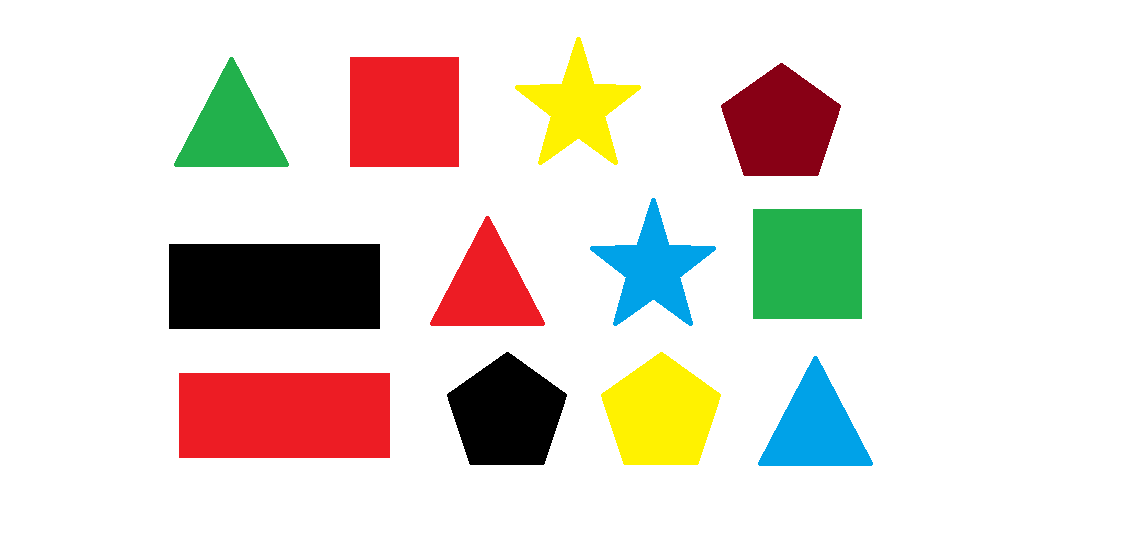
#> input picture Daniel Nascimento/Tarefa Visão/objects.png, 1137 x 533 px
$ python detect.py
#> lines starting #> are read from the running program, lines starting #| are printed output that depends on the picture; after the words box and inside, x2 and y2 are one past the last pixel; in counts of white or black regions, pixels touching at a corner belong together
import cv2
import numpy as np

img = cv2.imread('objects.png')
#> img is the input picture: shape (533, 1137, 3); mean B, G, R 214, 221, 228.3
hsv_img = cv2.cvtColor(img, cv2.COLOR_BGR2HSV)
#> hsv_img: shape (533, 1137, 3); mean H, S, V 18.5, 36, 237.6

lower_red = np.array([169, 215, 227],np.uint8)
upper_red = np.array([189, 235, 247],np.uint8)
lower_black = np.array([0, 0, 0],np.uint8)
upper_black = np.array([10, 10, 10],np.uint8)
lower_blue = np.array([89, 245, 222],np.uint8)
upper_blue = np.array([109, 255, 242],np.uint8)

mask_red = cv2.inRange(hsv_img, lower_red, upper_red)
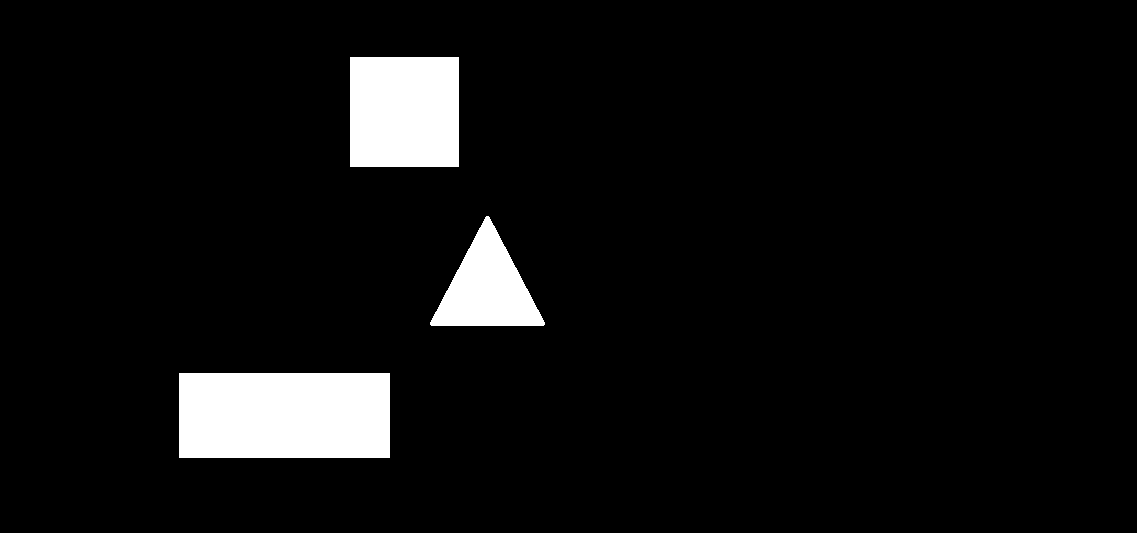
#> mask_red: shape (533, 1137); 6% white; 3 white regions, box (x1, y1, x2, y2) and area: (179, 373, 390, 458) 17935, (350, 57, 459, 167) 11990, (430, 216, 545, 326) 6661

mask_black = cv2.inRange(hsv_img, lower_black, upper_black)
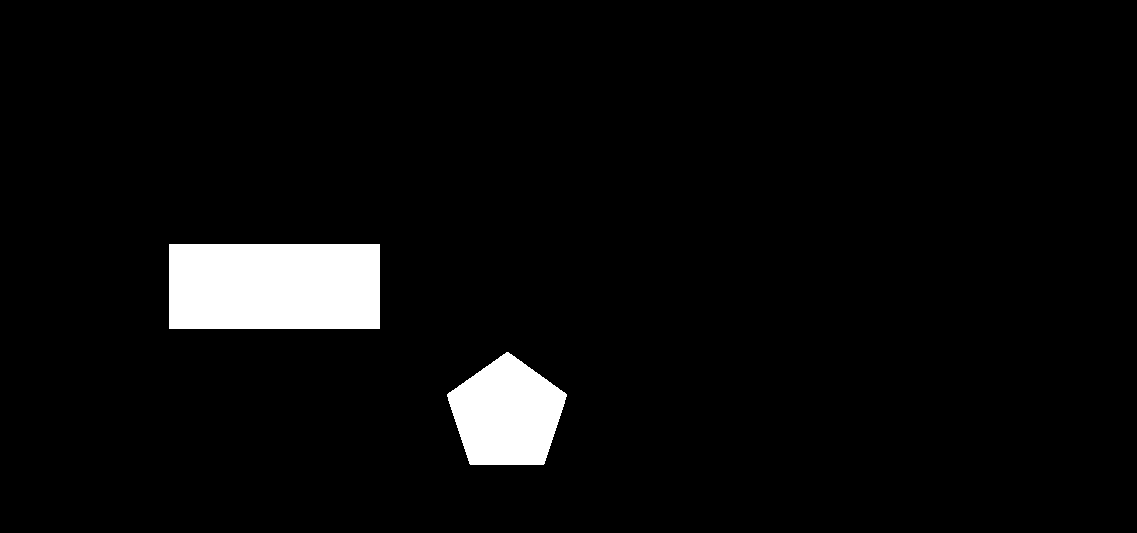
#> mask_black: shape (533, 1137); 4.5% white; 2 white regions, box (x1, y1, x2, y2) and area: (169, 244, 380, 329) 17935, (447, 352, 567, 465) 9491

mask_blue = cv2.inRange(hsv_img, lower_blue, upper_blue)
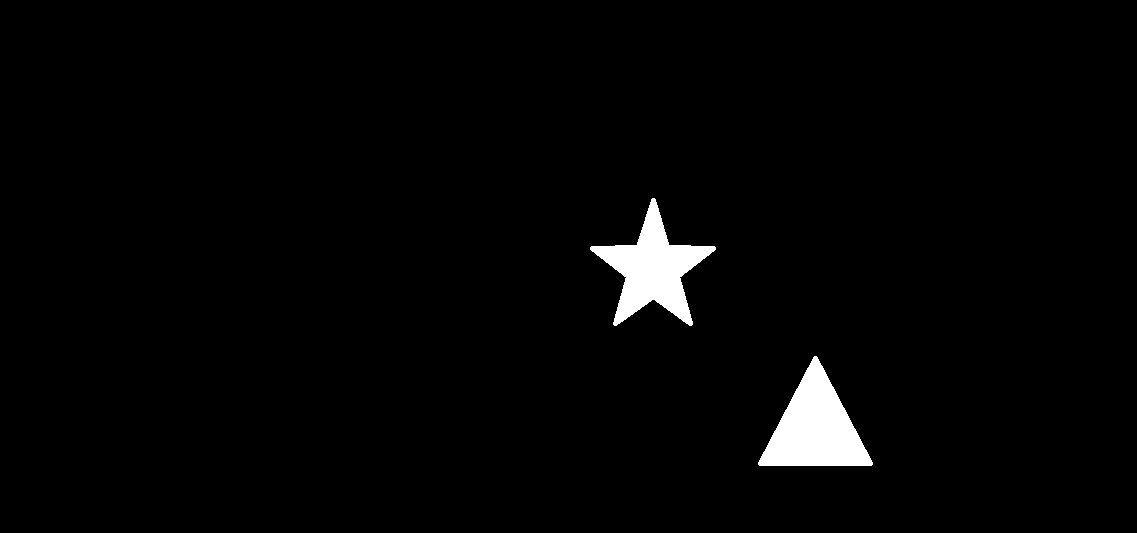
#> mask_blue: shape (533, 1137); 2.1% white; 2 white regions

contours_red, _ = cv2.findContours(mask_red, cv2.RETR_EXTERNAL, cv2.CHAIN_APPROX_SIMPLE)
#> contours_red = 3 contours; box (x1, y1, x2, y2) and area: (179, 373, 390, 458) 17640, (350, 57, 459, 167) 11772, (430, 216, 545, 326) 6494
contours_black, _ = cv2.findContours(mask_black, cv2.RETR_EXTERNAL, cv2.CHAIN_APPROX_SIMPLE)
#> contours_black = 2 contours; box (x1, y1, x2, y2) and area: (169, 244, 380, 329) 17640, (447, 352, 567, 465) 9324
contours_blue, _ = cv2.findContours(mask_blue, cv2.RETR_EXTERNAL, cv2.CHAIN_APPROX_SIMPLE)
#> contours_blue = 2 contours; box (x1, y1, x2, y2) and area: (758, 356, 873, 466) 6494, (590, 198, 716, 326) 6020

for cnt_red in contours_red:
    approx = cv2.approxPolyDP(cnt_red, 0.04 * cv2.arcLength(cnt_red, True), True)
    if len(approx) == 4:
            x, y, w, h = cv2.boundingRect(approx)
            if abs(w-h) < 1.5:
                quadrado_vermelho = img[y: y + h, x: x + w]
                quadrado_vermelho = cv2.resize(quadrado_vermelho, (100, 100),interpolation = cv2.INTER_AREA)
                cv2.imwrite('quadrado_vermelho.png', quadrado_vermelho)
#> this loop made 3 passes
#> (approx, x, y, w, h) on passes 1, 3: ([[179, 373], [179, 457], [389, 457], [389, 373]], 179, 373, 211, 85), ([[350, 57], [350, 166], [458, 166], [458, 57]], 350, 57, 109, 110)
#> approx on pass 2: [[486, 216], [430, 324], [543, 325]]
#> pass 3, `quadrado_vermelho = img[y: y + h, x: x + w]`:
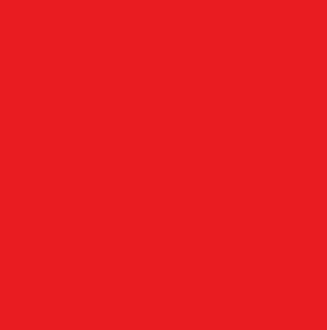
#> quadrado_vermelho: shape (110, 109, 3) (shown 3 times larger); mean B, G, R 36, 28, 237

for cnt_black in contours_black:
    approx = cv2.approxPolyDP(cnt_black, 0.04 * cv2.arcLength(cnt_black, True), True)
    if len(approx) == 4:
            x, y, w, h = cv2.boundingRect(approx)
            retangulo_preto = img[y:y + h, x:x + w]
            retangulo_preto = cv2.resize(retangulo_preto, (100, 100), interpolation=cv2.INTER_AREA)
            cv2.imwrite('retangulo_preto.png', retangulo_preto)
#> this loop made 2 passes
#> (approx, x, y, w, h) on pass 2: ([[169, 244], [169, 328], [379, 328], [379, 244]], 169, 244, 211, 85)

for cnt_blue in contours_blue:
    approx = cv2.approxPolyDP(cnt_blue, 0.04 * cv2.arcLength(cnt_blue, True), True)
    if len(approx) == 3:
            x, y, w, h = cv2.boundingRect(approx)
            triangulo_azul = img[y:y + h, x:x + w]
            triangulo_azul = cv2.resize(triangulo_azul, (100, 100))
            cv2.imwrite('triangulo_azul.jpg', triangulo_azul)
#> this loop made 2 passes
#> (approx, x, y, w, h) on pass 1: ([[814, 356], [758, 464], [871, 465]], 758, 356, 114, 110)
#> pass 1, `triangulo_azul = img[y:y + h, x:x + w]`:
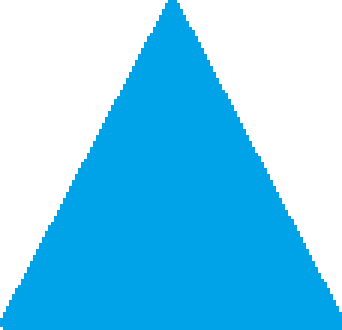
#> triangulo_azul: shape (110, 114, 3) (shown 3 times larger); mean B, G, R 242.8, 205.6, 119.6

print("Objetos encontrados e salvos com sucesso.")
